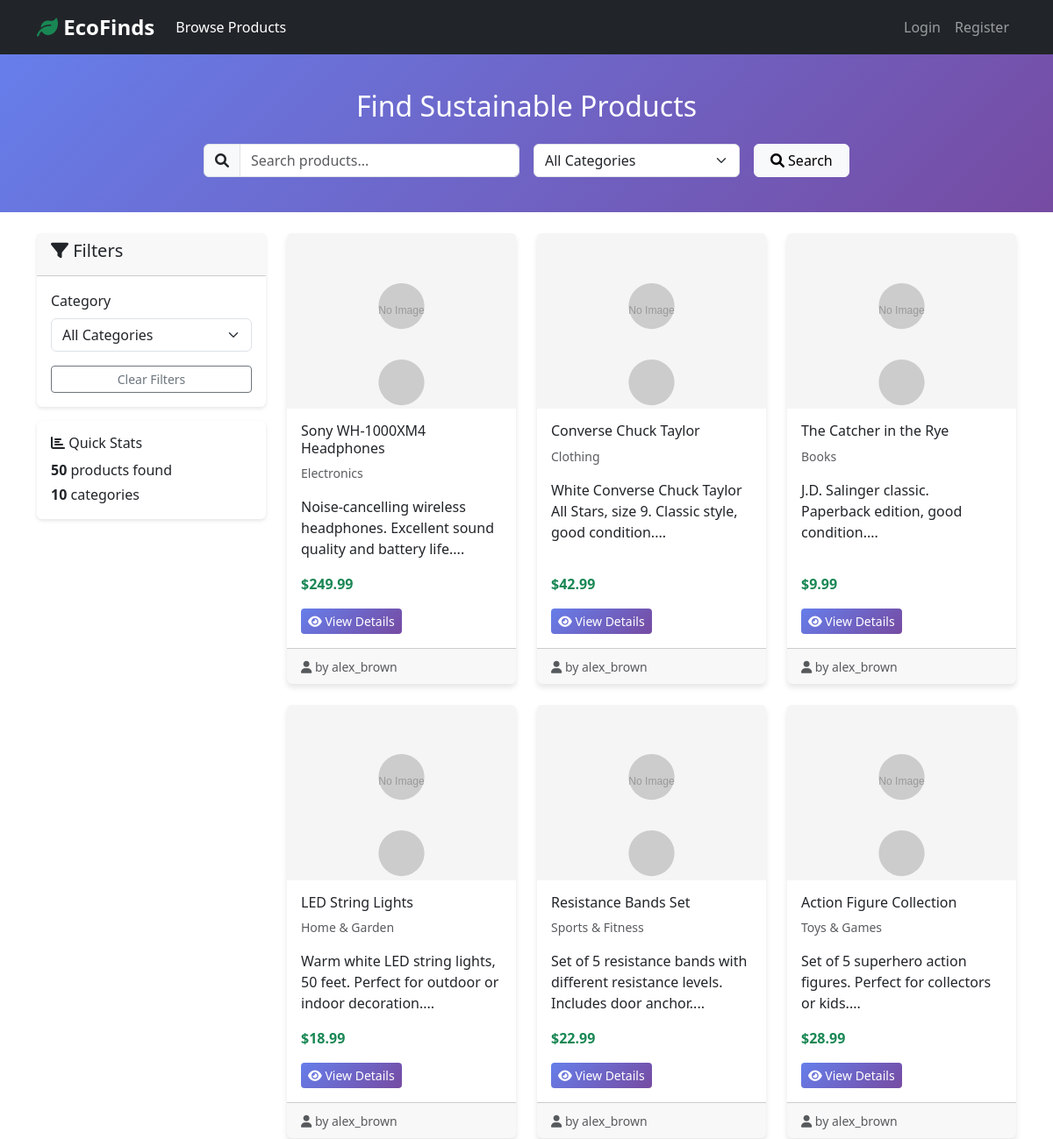
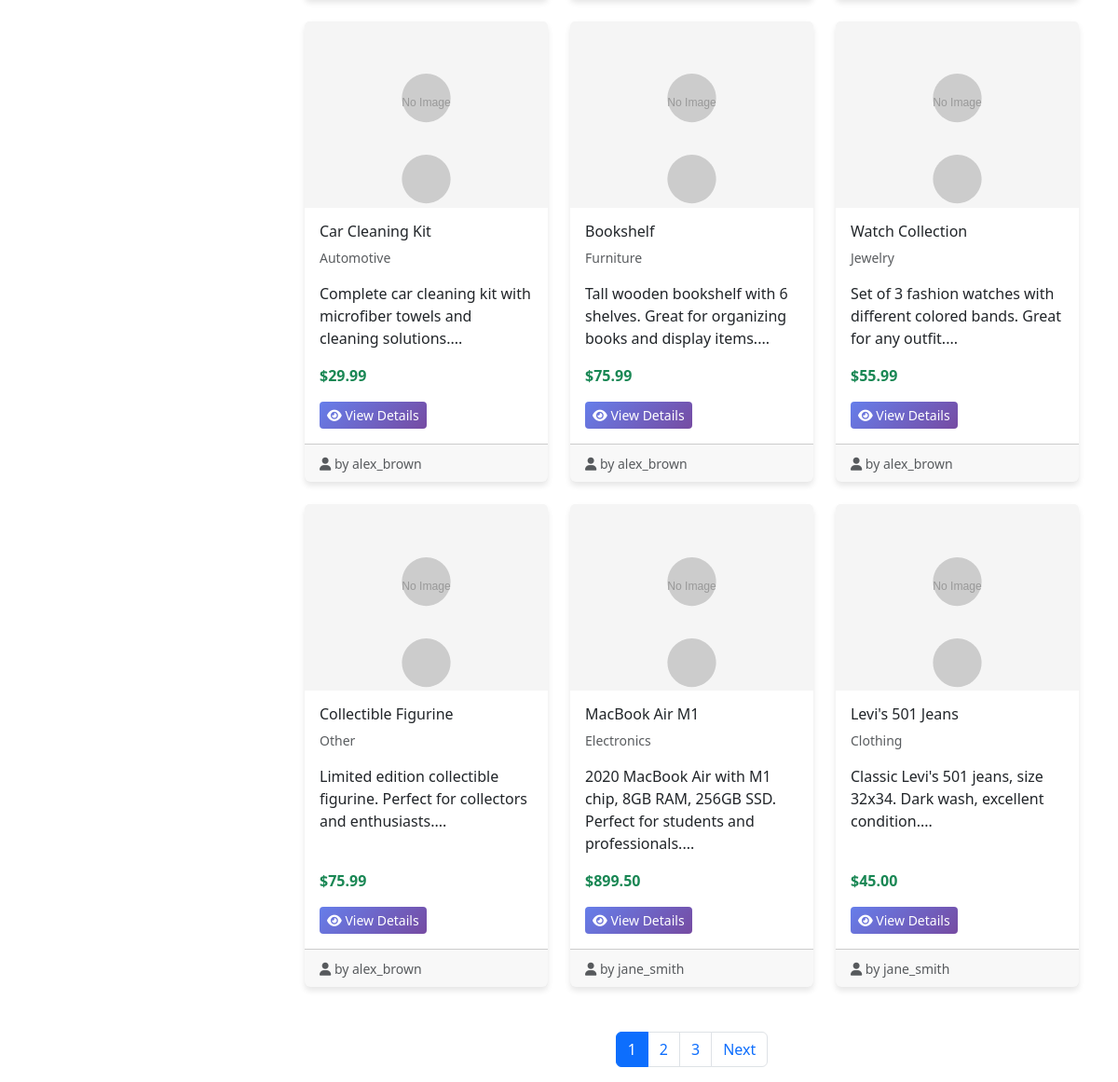
/products.php, run on the app's committed database (2 pictures, top to bottom).
### tables this page shows
CREATE TABLE products (
    id INT AUTO_INCREMENT PRIMARY KEY,
    title VARCHAR(200) NOT NULL,
    description TEXT NOT NULL,
    price DECIMAL(10, 2) NOT NULL,
    category_id INT NOT NULL,
    seller_id INT NOT NULL,
    image_path VARCHAR(255) DEFAULT 'placeholder.jpg',
    status ENUM('active', 'sold', 'inactive') DEFAULT 'active',
    created_at TIMESTAMP DEFAULT CURRENT_TIMESTAMP,
    updated_at TIMESTAMP DEFAULT CURRENT_TIMESTAMP ON UPDATE CURRENT_TIMESTAMP,
    FOREIGN KEY (category_id) REFERENCES categories(id),
    FOREIGN KEY (seller_id) REFERENCES users(id)
);

CREATE TABLE categories (
    id INT AUTO_INCREMENT PRIMARY KEY,
    name VARCHAR(50) NOT NULL,
    description TEXT,
    created_at TIMESTAMP DEFAULT CURRENT_TIMESTAMP
);

CREATE TABLE users (
    id INT AUTO_INCREMENT PRIMARY KEY,
    username VARCHAR(50) UNIQUE NOT NULL,
    email VARCHAR(100) UNIQUE NOT NULL,
    password VARCHAR(255) NOT NULL,
    created_at TIMESTAMP DEFAULT CURRENT_TIMESTAMP,
    updated_at TIMESTAMP DEFAULT CURRENT_TIMESTAMP ON UPDATE CURRENT_TIMESTAMP
);

### includes/auth.php (called while the page is built, shortened)
<?php
function isLoggedIn() {
    return isset($_SESSION['user_id']);
}
function getCurrentUser() {
    return null;
}
?>

### includes/products.php (called while the page is built, shortened)
<?php
function getAllCategories() {
    $pdo = getDBConnection();
    $stmt = $pdo->query("SELECT * FROM categories ORDER BY name");
    return $stmt->fetchAll(PDO::FETCH_ASSOC);
}
function getAllProducts($limit = null, $offset = 0, $categoryId = null, $search = null) {
    $pdo = getDBConnection();
    $sql = "SELECT p.*, c.name as category_name, u.username as seller_name
            FROM products p
            JOIN categories c ON p.category_id = c.id
            JOIN users u ON p.seller_id = u.id
            WHERE p.status = 'active'";
    $params = [];
    $sql .= " ORDER BY p.created_at DESC";
    if ($limit) {
        $sql .= " LIMIT " . intval($limit) . " OFFSET " . intval($offset);
    }
    $stmt = $pdo->prepare($sql);
    $stmt->execute($params);
    return $stmt->fetchAll(PDO::FETCH_ASSOC);
}
function getProductsCount($categoryId = null, $search = null) {
    $pdo = getDBConnection();
    $sql = "SELECT COUNT(*) as count FROM products WHERE status = 'active'";
    $params = [];
    $stmt = $pdo->prepare($sql);
    $stmt->execute($params);
    return $stmt->fetch(PDO::FETCH_ASSOC)['count'];
}
?>

### products.php (the view, shortened to what this page needs)
<?php
require_once 'includes/auth.php';
require_once 'includes/products.php';
$user = getCurrentUser();
$categories = getAllCategories();
$search = isset($_GET['search']) ? trim($_GET['search']) : '';
$categoryId = isset($_GET['category']) ? intval($_GET['category']) : null;
$page = isset($_GET['page']) ? max(1, intval($_GET['page'])) : 1;
$limit = 12;
$offset = ($page - 1) * $limit;
$products = getAllProducts($limit, $offset, $categoryId, $search);
$totalProducts = getProductsCount($categoryId, $search);
$totalPages = ceil($totalProducts / $limit);
?>
<!DOCTYPE html>
<html lang="en">
<head>
    <link href="https://cdn.jsdelivr.net/npm/bootstrap@5.3.0/dist/css/bootstrap.min.css" rel="stylesheet">
    <link href="https://cdnjs.cloudflare.com/ajax/libs/font-awesome/6.0.0/css/all.min.css" rel="stylesheet">
</head>
<body>
    <nav class="navbar navbar-expand-lg navbar-dark bg-dark">
        <div class="container">
            <a class="navbar-brand" href="index.php">
                <i class="fas fa-leaf text-success"></i> EcoFinds
            </a>
            <div class="collapse navbar-collapse" id="navbarNav">
                <ul class="navbar-nav me-auto">
                    <li class="nav-item">
                        <a class="nav-link active" href="products.php">Browse Products</a>
                    </li>
                </ul>
                <ul class="navbar-nav">
                    <?php if ($user): ?>
                    <li class="nav-item dropdown">
                        <a class="nav-link dropdown-toggle" href="#" id="navbarDropdown" role="button" data-bs-toggle="dropdown">
                            <i class="fas fa-user"></i> <?php echo htmlspecialchars($user['username']); ?>
                        </a>
                        <ul class="dropdown-menu">
                            <li><a class="dropdown-item" href="profile.php">Profile</a></li>
                            <li><a class="dropdown-item" href="my-products.php">My Products</a></li>
                            <li><a class="dropdown-item" href="purchase-history.php">Purchase History</a></li>
                            <li><hr class="dropdown-divider"></li>
                            <li><a class="dropdown-item" href="?logout=1">Logout</a></li>
                        </ul>
                    </li>
                    <?php else: ?>
                    <li class="nav-item">
                        <a class="nav-link" href="login.php">Login</a>
                    </li>
                    <li class="nav-item">
                        <a class="nav-link" href="register.php">Register</a>
                    </li>
                    <?php endif; ?>
                </ul>
            </div>
        </div>
    </nav>
    <section class="search-section">
        <div class="container">
            <div class="row justify-content-center">
                <div class="col-md-8">
                    <h2 class="text-center mb-4">Find Sustainable Products</h2>
                    <form method="GET" action="">
                        <div class="row g-3">
                            <div class="col-md-6">
                                <div class="input-group">
                                    <span class="input-group-text"><i class="fas fa-search"></i></span>
                                    <input type="text" class="form-control" name="search"
                                           placeholder="Search products..." value="<?php echo htmlspecialchars($search); ?>">
                                </div>
                            </div>
                            <div class="col-md-4">
                                <select class="form-select" name="category">
                                    <option value="">All Categories</option>
                                </select>
                            </div>
                            <div class="col-md-2">
                                <button type="submit" class="btn btn-light w-100">
                                    <i class="fas fa-search"></i> Search
                                </button>
                            </div>
                        </div>
                    </form>
                </div>
            </div>
        </div>
    </section>
    <div class="container mt-4">
        <div class="row">
            <div class="col-md-3 mb-4">
                <div class="card filter-card">
                    <div class="card-header">
                        <h5><i class="fas fa-filter"></i> Filters</h5>
                    </div>
                    <div class="card-body">
                        <form method="GET" action="">
                            <div class="mb-3">
                                <label class="form-label">Category</label>
                                <select class="form-select" name="category" onchange="this.form.submit()">
                                    <option value="">All Categories</option>
                                </select>
                            </div>
                            <div class="d-grid">
                                <a href="products.php" class="btn btn-outline-secondary btn-sm">Clear Filters</a>
                            </div>
                        </form>
                    </div>
                </div>
                <div class="card filter-card mt-3">
                    <div class="card-body">
                        <h6><i class="fas fa-chart-bar"></i> Quick Stats</h6>
                        <p class="mb-1"><strong><?php echo $totalProducts; ?></strong> products found</p>
                        <p class="mb-0"><strong><?php echo count($categories); ?></strong> categories</p>
                    </div>
                </div>
            </div>
            <div class="col-md-9">
                <?php if (empty($products)): ?>
                <div class="text-center py-5">
                    <i class="fas fa-search fa-4x text-muted mb-3"></i>
                    <h4 class="text-muted">No products found</h4>
                    <p class="text-muted">Try adjusting your search criteria or browse all products.</p>
                    <a href="products.php" class="btn btn-primary">Browse All Products</a>
                </div>
                <?php else: ?>
                <div class="row">
                    <?php foreach ($products as $product): ?>
                    <div class="col-md-6 col-lg-4 mb-4">
                        <div class="card product-card h-100">
                            <img src="uploads/<?php echo htmlspecialchars($product['image_path']); ?>"
                                 class="card-img-top" alt="<?php echo htmlspecialchars($product['title']); ?>"
                                 style="height: 200px; object-fit: cover;">
                            <div class="card-body d-flex flex-column">
                                <h6 class="card-title"><?php echo htmlspecialchars($product['title']); ?></h6>
                                <p class="card-text text-muted small"><?php echo htmlspecialchars($product['category_name']); ?></p>
                                <p class="card-text"><?php echo substr(htmlspecialchars($product['description']), 0, 100); ?>...</p>
                                <div class="mt-auto">
                                    <p class="card-text"><strong class="text-success">$<?php echo number_format($product['price'], 2); ?></strong></p>
                                    <div class="d-flex justify-content-between">
                                        <a href="product-detail.php?id=<?php echo $product['id']; ?>" class="btn btn-primary btn-sm">
                                            <i class="fas fa-eye"></i> View Details
                                        </a>
                                    </div>
                                </div>
                            </div>
                            <div class="card-footer">
                                <small class="text-muted">
                                    <i class="fas fa-user"></i> by <?php echo htmlspecialchars($product['seller_name']); ?>
                                </small>
                            </div>
                        </div>
                    </div>
                    <?php endforeach; ?>
                </div>
                <?php if ($totalPages > 1): ?>
                <nav aria-label="Products pagination" class="mt-4">
                    <ul class="pagination justify-content-center">
                        <?php for ($i = max(1, $page - 2); $i <= min($totalPages, $page + 2); $i++): ?>
                        <li class="page-item <?php echo ($i == $page) ? 'active' : ''; ?>">
                            <a class="page-link" href="?page=<?php echo $i; ?><?php echo $search ? '&search=' . urlencode($search) : ''; ?><?php echo $categoryId ? '&category=' . $categoryId : ''; ?>"><?php echo $i; ?></a>
                        </li>
                        <?php endfor; ?>
                        <?php if ($page < $totalPages): ?>
                        <li class="page-item">
                            <a class="page-link" href="?page=<?php echo $page + 1; ?><?php echo $search ? '&search=' . urlencode($search) : ''; ?><?php echo $categoryId ? '&category=' . $categoryId : ''; ?>">Next</a>
                        </li>
                        <?php endif; ?>
                    </ul>
                </nav>
                <?php endif; ?>
                <?php endif; ?>
            </div>
        </div>
    </div>
</body>
</html>

### products.php (style rules this page uses)
.navbar-brand { font-weight: bold; font-size: 1.5rem; }
.product-card { transition: transform 0.3s ease; border: none; box-shadow: 0 4px 6px rgba(0,0,0,0.1); }
.btn-primary { background: linear-gradient(135deg, #667eea 0%, #764ba2 100%); border: none; }
.filter-card { border: none; box-shadow: 0 2px 4px rgba(0,0,0,0.1); }
.search-section { background: linear-gradient(135deg, #667eea 0%, #764ba2 100%); color: white; padding: 40px 0; }

### data on the page
products: image_path (placeholder picture), title "Sony WH-1000XM4 Headphones", category.name "Electronics", description "Noise-cancelling wireless headphones. Excellent sound quality and battery life.", price "249.99", seller.username "alex_brown"
products: image_path (placeholder picture), title "Converse Chuck Taylor", category.name "Clothing", description "White Converse Chuck Taylor All Stars, size 9. Classic style, good condition.", price "42.99", seller.username "alex_brown"
products: image_path (placeholder picture), title "The Catcher in the Rye", category.name "Books", description "J.D. Salinger classic. Paperback edition, good condition.", price "9.99", seller.username "alex_brown"
products: image_path (placeholder picture), title "LED String Lights", category.name "Home & Garden", description "Warm white LED string lights, 50 feet. Perfect for outdoor or indoor decoration.", price "18.99", seller.username "alex_brown"
products: image_path (placeholder picture), title "Resistance Bands Set", category.name "Sports & Fitness", description "Set of 5 resistance bands with different resistance levels. Includes door anchor.", price "22.99", seller.username "alex_brown"
products: image_path (placeholder picture), title "Action Figure Collection", category.name "Toys & Games", description "Set of 5 superhero action figures. Perfect for collectors or kids.", price "28.99", seller.username "alex_brown"
products: image_path (placeholder picture), title "Car Cleaning Kit", category.name "Automotive", description "Complete car cleaning kit with microfiber towels and cleaning solutions.", price "29.99", seller.username "alex_brown"
products: image_path (placeholder picture), title "Bookshelf", category.name "Furniture", description "Tall wooden bookshelf with 6 shelves. Great for organizing books and display items.", price "75.99", seller.username "alex_brown"
products: image_path (placeholder picture), title "Watch Collection", category.name "Jewelry", description "Set of 3 fashion watches with different colored bands. Great for any outfit.", price "55.99", seller.username "alex_brown"
products: image_path (placeholder picture), title "Collectible Figurine", category.name "Other", description "Limited edition collectible figurine. Perfect for collectors and enthusiasts.", price "75.99", seller.username "alex_brown"
products: image_path (placeholder picture), title "MacBook Air M1", category.name "Electronics", description "2020 MacBook Air with M1 chip, 8GB RAM, 256GB SSD. Perfect for students and professionals.", price "899.50", seller.username "jane_smith"
products: image_path (placeholder picture), title "Levi's 501 Jeans", category.name "Clothing", description "Classic Levi's 501 jeans, size 32x34. Dark wash, excellent condition.", price "45.00", seller.username "jane_smith"

### other printed values
$totalProducts "50"
count($categories) "10"
